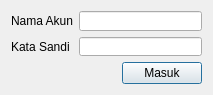
<?xml version="1.0" encoding="UTF-8"?>
<ui version="4.0">
 <class>LoginForm</class>
 <widget class="QDialog" name="LoginForm">
  <property name="geometry">
   <rect>
    <x>0</x>
    <y>0</y>
    <width>213</width>
    <height>95</height>
   </rect>
  </property>
  <property name="minimumSize">
   <size>
    <width>213</width>
    <height>95</height>
   </size>
  </property>
  <property name="maximumSize">
   <size>
    <width>213</width>
    <height>95</height>
   </size>
  </property>
  <property name="windowTitle">
   <string>Masuk</string>
  </property>
  <layout class="QVBoxLayout" name="verticalLayout">
   <item>
    <layout class="QGridLayout" name="gridLayout">
     <item row="0" column="0">
      <widget class="QLabel" name="label">
       <property name="text">
        <string>Nama Akun</string>
       </property>
      </widget>
     </item>
     <item row="0" column="1">
      <widget class="QLineEdit" name="lineEdit"/>
     </item>
     <item row="1" column="0">
      <widget class="QLabel" name="label_2">
       <property name="text">
        <string>Kata Sandi</string>
       </property>
      </widget>
     </item>
     <item row="1" column="1">
      <widget class="QLineEdit" name="lineEdit_2">
       <property name="echoMode">
        <enum>QLineEdit::Password</enum>
       </property>
      </widget>
     </item>
    </layout>
   </item>
   <item alignment="Qt::AlignRight">
    <widget class="QPushButton" name="pushButton">
     <property name="text">
      <string>Masuk</string>
     </property>
    </widget>
   </item>
  </layout>
 </widget>
 <resources>
  <include location="../../../resources/resources.qrc"/>
 </resources>
 <connections/>
</ui>
